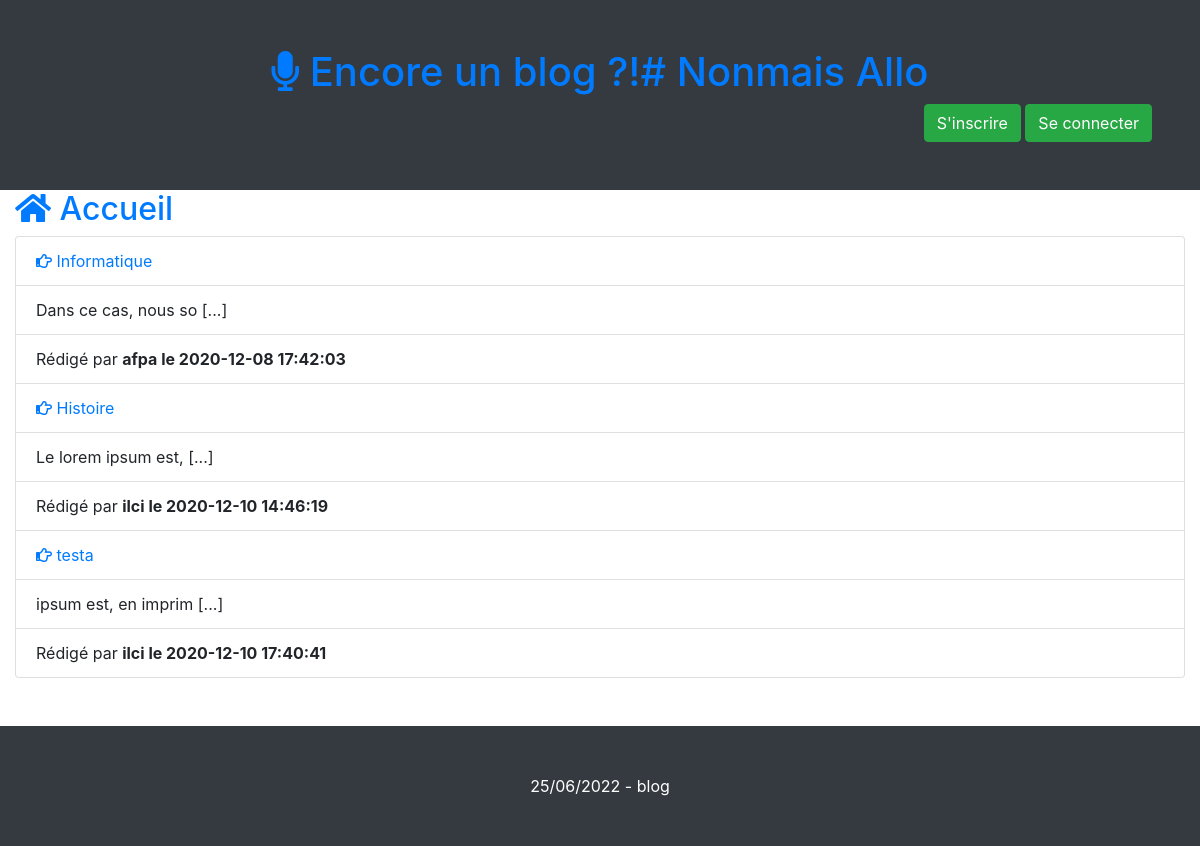
The page / on the database its author committed.
### tables this page shows
CREATE TABLE IF NOT EXISTS `article` (
  `id` int(11) NOT NULL AUTO_INCREMENT,
  `titre` varchar(20) NOT NULL,
  `contenu` text NOT NULL,
  `date_creation` datetime NOT NULL DEFAULT CURRENT_TIMESTAMP,
  `auteur` int(10) NOT NULL,
  PRIMARY KEY (`id`),
  KEY `auteur` (`auteur`)
);

CREATE TABLE IF NOT EXISTS `auteur` (
  `id` int(11) NOT NULL AUTO_INCREMENT,
  `prenom` varchar(50) NOT NULL,
  `nom` varchar(20) NOT NULL,
  `login` varchar(20) NOT NULL,
  `mdp` varchar(100) NOT NULL,
  `date_inscription` datetime NOT NULL DEFAULT CURRENT_TIMESTAMP,
  `statut` varchar(10) NOT NULL DEFAULT 'user',
  PRIMARY KEY (`id`)
);

### inc/fonctions.php (called while the page is built, shortened)
<?php
include 'controller/InscriptionController.php';
include 'controller/ControllerArticle.php';
function render($page, $data = null){
     !empty($data) ? extract($data) : '';
     include 'vues/header.php';
     require "vues/".$page.".php";
     include 'vues/footer.php';
}

### controller/ControllerArticle.php (called while the page is built, shortened)
<?php
class ControllerArticle
{
    private $modele;
    public function __construct()
    {
        $this->modele = new Modele();
    }
    function listeArt(){
        return $this->modele->listeArt();
    }
}

### modele/ModeleGenerique.php (called while the page is built, shortened)
<?php
class ModeleGenerique {
     function bd(){
          $pdo = new PDO("mysql:host=localhost; dbname=ilci_blog", 'root', '',[
              PDO::ATTR_ERRMODE => PDO::ERRMODE_EXCEPTION,
              PDO::ATTR_DEFAULT_FETCH_MODE => PDO::FETCH_ASSOC
          ]);
          $pdo->exec("SET NAMES UTF8");
          return $pdo;
      }
}

### modele/Modele.php (called while the page is built, shortened)
<?php
require 'classes/Article.php';
require 'classes/Auteur.php';
require 'modele/ModeleGenerique.php';
class Modele extends ModeleGenerique
{
    function getAuteur($id){
         $sql = $this->bd()->prepare("SELECT * FROM auteur WHERE id = :id ");
        $sql->execute(["id" => $id]);
        $res = $sql->fetch();
        $auteur = new Auteur($res['id'], $res['prenom'], $res['login'], $res['mdp'], $res['statut'], $res['date_inscription']);
        return $auteur;
    }
    function listeArt(){
        $sql = $this->bd()->prepare("SELECT art.* FROM article art ");
        $sql->execute();
        $liste = [];
        while ($l = $sql->fetch()) {
            $liste[] = new Article($l['id'], $l['titre'],$l['contenu'], $l['date_creation'], $l['auteur'] );
        }
        return $liste;
    }
}

### classes/Article.php (called while the page is built, shortened)
<?php
class Article
{
    private $id;
    private $titre;
    private $contenu;
    private $date_creation;
    private $auteur;
    public function __construct( $id, $titre, $contenu, $date_creation, $auteur )
    {
        $this->id = $id;
        $this->titre = $titre;
        $this->contenu = $contenu;
        $this->date_creation = $date_creation;
        $this->auteur = $auteur;
    }
    public function getId()
    {
        return $this->id;
    }
    public function getTitre()
    {
        return $this->titre;
    }
    public function getContenu()
    {
        return $this->contenu;
    }
    public function getDateCreation()
    {
        return $this->date_creation;
    }
    public function getAuteur()
    {
        return $this->auteur;
    }
}

### controller/InscriptionController.php (called while the page is built, shortened)
<?php
include 'modele/Modele.php';
class InscriptionController
{
    private $modele;
    public function __construct()
    {
        $this->modele = new Modele();
    }
     function getAuteur($id){
        return $this->modele->getAuteur($id);
    }
}

### classes/Auteur.php (called while the page is built, shortened)
<?php
class Auteur{
    private $prenom;
    public function __construct($id, $nom, $prenom, $login, $mdp, $statut, $date_inscription= null)
    {
        $this->prenom = $prenom;
    }
    public function getPrenom()
    {
        return $this->prenom;
    }
}

### vues/accueil.php (the view)
<h2 class="text-primary">
    <i class="fas fa-home"></i> Accueil
</h2>
<?php if(isset($listeArticle)): ?>
<ul class="list-group">
    <?php foreach($listeArticle as $key => $value) : ?>
        <li class="list-group-item">
            <a href="index.php?action=article&id=<?= intval($value->getid()) ?>">
                <i class="far fa-hand-point-right"></i>
                <?= htmlentities($value->getTitre()) ?>
            </a>
        </li>
        <li class="list-group-item">
            <?= htmlentities(substr($value->getContenu(), 0, 20)) ?> [...]
        </li>
        <li class="list-group-item">
            Rédigé par
            <strong>
                <?= htmlentities($controllerIns->getAuteur($value->getAuteur())->getPrenom() ." le " . $value->getDateCreation()) ?>
            </strong>
        </li>
    <?php endforeach; ?>
</ul>
<?php endif; ?>

### rows shown on the page
article: titre "Informatique", contenu "Dans ce cas, nous so", auteur+date_creation "afpa le 2020-12-08 17:42:03"
article: titre "Histoire", contenu "Le lorem ipsum est,", auteur+date_creation "ilci le 2020-12-10 14:46:19"
article: titre "testa", contenu "ipsum est, en imprim", auteur+date_creation "ilci le 2020-12-10 17:40:41"
